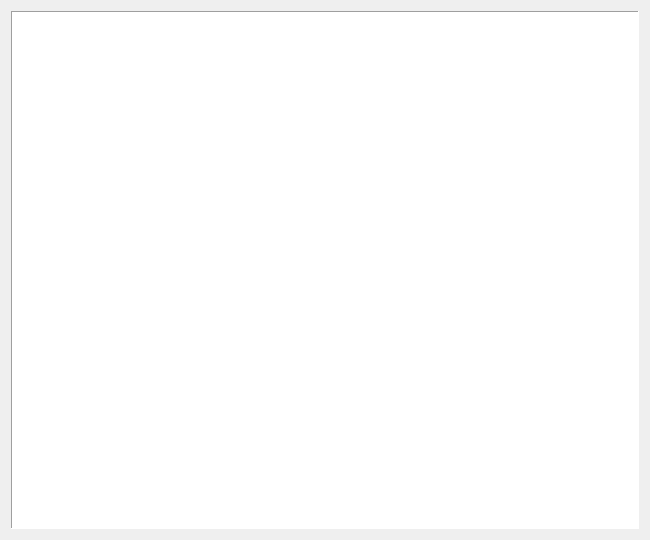
<?xml version="1.0" encoding="UTF-8"?>
<ui version="4.0">
 <class>VisionPreview</class>
 <widget class="QWidget" name="VisionPreview">
  <property name="geometry">
   <rect>
    <x>0</x>
    <y>0</y>
    <width>650</width>
    <height>540</height>
   </rect>
  </property>
  <property name="windowTitle">
   <string>VisionPreview</string>
  </property>
  <layout class="QGridLayout" name="gridLayout">
   <item row="0" column="0">
    <widget class="QGraphicsView" name="graphicsView">
     <property name="frameShape">
      <enum>QFrame::Panel</enum>
     </property>
    </widget>
   </item>
  </layout>
 </widget>
 <layoutdefault spacing="6" margin="11"/>
 <resources/>
 <connections/>
</ui>
